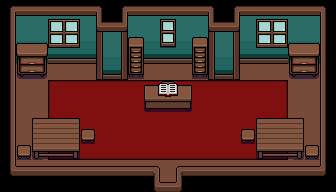

The image is a tile-based game level rendered from a .tmx file. Its description and complete source (layers, tilesets, objects, tile grids) follow:
An orthogonal 21x12 tile map with 16x16 px tiles, 3 tile layers (Base Layer, Ground Layer, Upper Layer), 3 tilesets and 2 objects (Entrance, Town_Display).

<map version="1.10" tiledversion="1.10.2" orientation="orthogonal" renderorder="right-down" width="21" height="12" tilewidth="16" tileheight="16" infinite="0" nextlayerid="13" nextobjectid="41">
 <properties>
  <property name="Building" type="bool" value="true" />
  <property name="MapType" value="Town" />
 </properties>
 <tileset firstgid="1" source="../Tilesets/tsWalls_Floors.tsx" />
 <tileset firstgid="485" source="../Tilesets/tilesetHouses.tsx" />
 <tileset firstgid="1005" source="../Tilesets/Decor.tsx" />
 <layer id="6" name="Base Layer" width="21" height="12">
  <data encoding="csv">
46,46,46,46,46,46,46,46,46,46,46,46,46,46,46,46,46,46,46,46,46,
46,178,178,178,178,178,178,178,178,178,178,178,178,178,178,178,178,178,178,178,46,
46,200,200,200,200,200,178,178,200,200,200,200,200,178,178,200,200,200,200,200,46,
46,222,222,222,222,222,200,200,222,222,222,222,222,200,200,222,222,222,222,222,46,
46,375,375,375,375,375,222,222,375,375,375,375,375,222,222,375,375,375,375,375,46,
46,375,375,2129,2130,2130,2130,2130,2130,2130,2130,2130,2130,2130,2130,2130,2130,2131,375,375,46,
46,375,375,2152,2153,2153,2153,2153,2153,2153,2153,2153,2153,2153,2153,2153,2153,2154,375,375,46,
46,375,375,2152,2153,2153,2153,2153,2153,2153,2153,2153,2153,2153,2153,2153,2153,2154,375,375,46,
46,375,375,2152,2153,2153,2153,2153,2153,2153,2153,2153,2153,2153,2153,2153,2153,2154,375,375,46,
46,375,375,2175,2176,2176,2176,2176,2176,2176,2176,2176,2176,2176,2176,2176,2176,2177,375,375,46,
46,375,375,375,375,375,375,375,375,375,375,375,375,375,375,375,375,375,375,375,46,
46,46,46,46,46,46,46,46,46,46,375,46,46,46,46,46,46,46,46,46,46
</data>
 </layer>
 <layer id="7" name="Ground Layer" width="21" height="12">
  <data encoding="csv">
89,24,24,24,24,24,90,89,24,24,24,24,24,90,89,24,24,24,24,24,90,
91,0,0,2087,2088,0,23,25,0,0,2086,0,0,23,25,0,2087,2088,0,0,113,
91,0,0,2110,2111,0,45,47,0,0,2109,0,0,45,47,0,2110,2111,0,0,113,
91,1190,1191,68,68,68,45,47,1189,68,68,68,1189,45,47,68,68,68,1190,1191,113,
91,1213,1214,0,0,0,67,69,1212,0,0,0,1212,67,69,0,0,0,1213,1214,113,
91,0,0,0,0,0,0,0,0,0,1603,0,0,0,0,0,0,0,0,0,113,
91,0,0,0,0,0,0,0,0,1913,1914,1915,0,0,0,0,0,0,0,0,113,
91,0,0,0,0,0,0,0,0,0,0,0,0,0,0,0,0,0,0,0,113,
91,0,1373,1374,1375,1603,0,0,0,0,0,0,0,0,0,1603,1373,1374,1375,0,113,
91,1603,1396,1397,1398,0,0,0,0,0,0,0,0,0,0,0,1396,1397,1398,1603,113,
111,0,0,0,0,0,0,0,0,0,0,0,0,0,0,0,0,0,0,0,112,
0,0,0,0,0,0,0,0,0,111,0,112,0,0,0,0,0,0,0,0,0
</data>
 </layer>
 <layer id="8" name="Upper Layer" width="21" height="12">
  <data encoding="csv">
0,0,0,0,0,0,0,0,0,0,0,0,0,0,0,0,0,0,0,0,0,
0,0,0,0,0,0,0,0,0,0,0,0,0,0,0,0,0,0,0,0,0,
0,1167,1168,0,0,0,0,0,1166,0,0,0,1166,0,0,0,0,0,1167,1168,0,
0,0,0,0,0,0,0,0,0,0,0,0,0,0,0,0,0,0,0,0,0,
0,0,0,0,0,0,0,0,0,0,0,0,0,0,0,0,0,0,0,0,0,
0,0,0,0,0,0,0,0,0,1890,1891,1892,0,0,0,0,0,0,0,0,0,
0,0,0,0,0,0,0,0,0,0,0,0,0,0,0,0,0,0,0,0,0,
0,0,1350,1351,1352,0,0,0,0,0,0,0,0,0,0,0,1350,1351,1352,0,0,
0,0,0,0,0,0,0,0,0,0,0,0,0,0,0,0,0,0,0,0,0,
0,0,0,0,0,0,0,0,0,0,0,0,0,0,0,0,0,0,0,0,0,
0,2,2,2,2,2,2,2,2,3,0,1,2,2,2,2,2,2,2,2,0,
0,0,0,0,0,0,0,0,0,0,2,0,0,0,0,0,0,0,0,0,0
</data>
 </layer>
 <objectgroup id="4" name="Travel Layer">
  <object id="1" name="Entrance" x="160" y="188" width="16" height="4">
   <properties>
    <property name="EntranceDir" value="Up" />
    <property name="Map" value="mapTown" />
   </properties>
  </object>
 </objectgroup>
 <objectgroup id="9" name="MapObject" />
 <objectgroup id="5" name="Character Layer">
  <object id="40" name="Town_Display" x="160" y="85" width="16" height="16" />
 </objectgroup>
</map>
